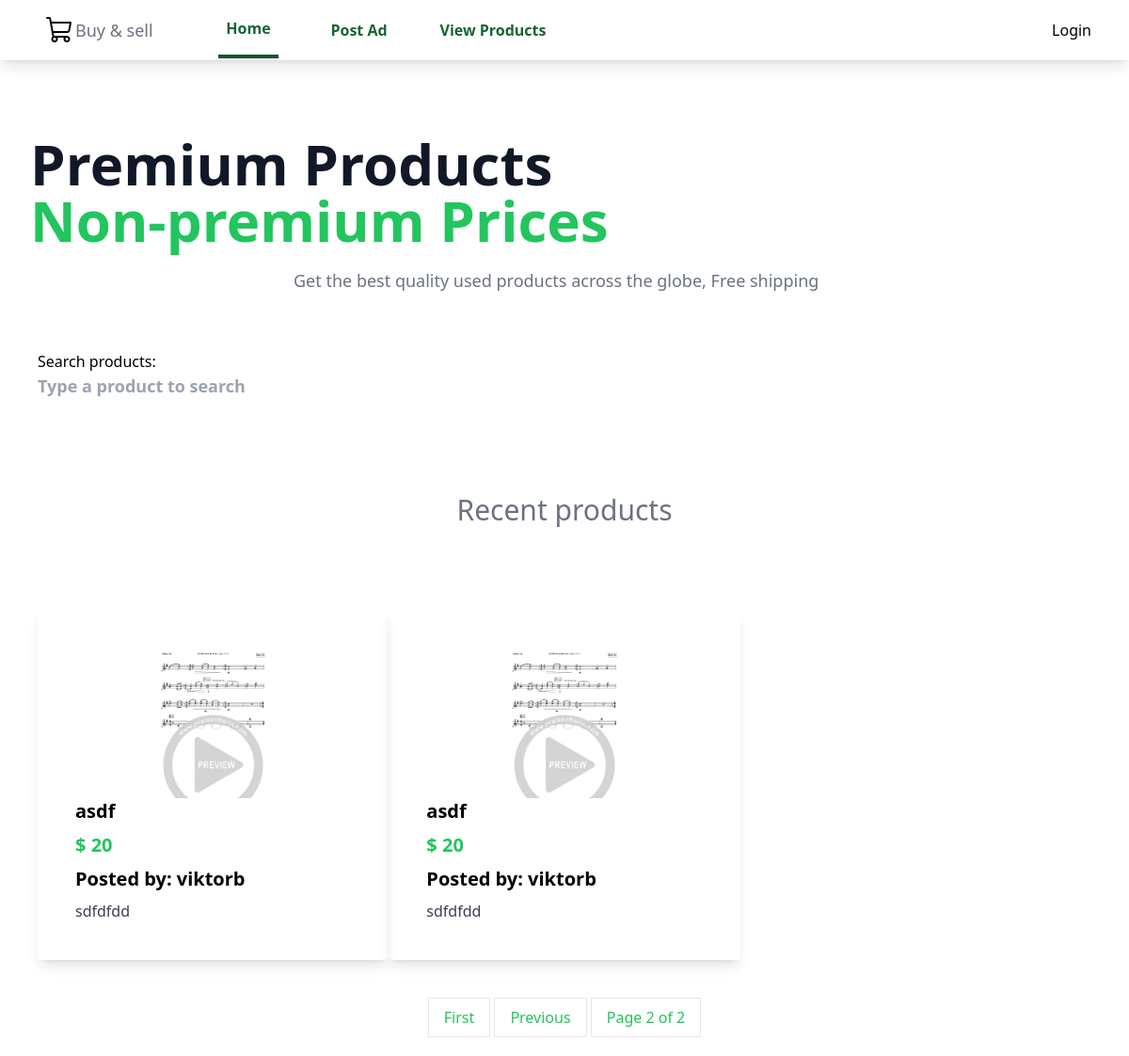
Before: /myapp/products/?page=2 with the older database file.
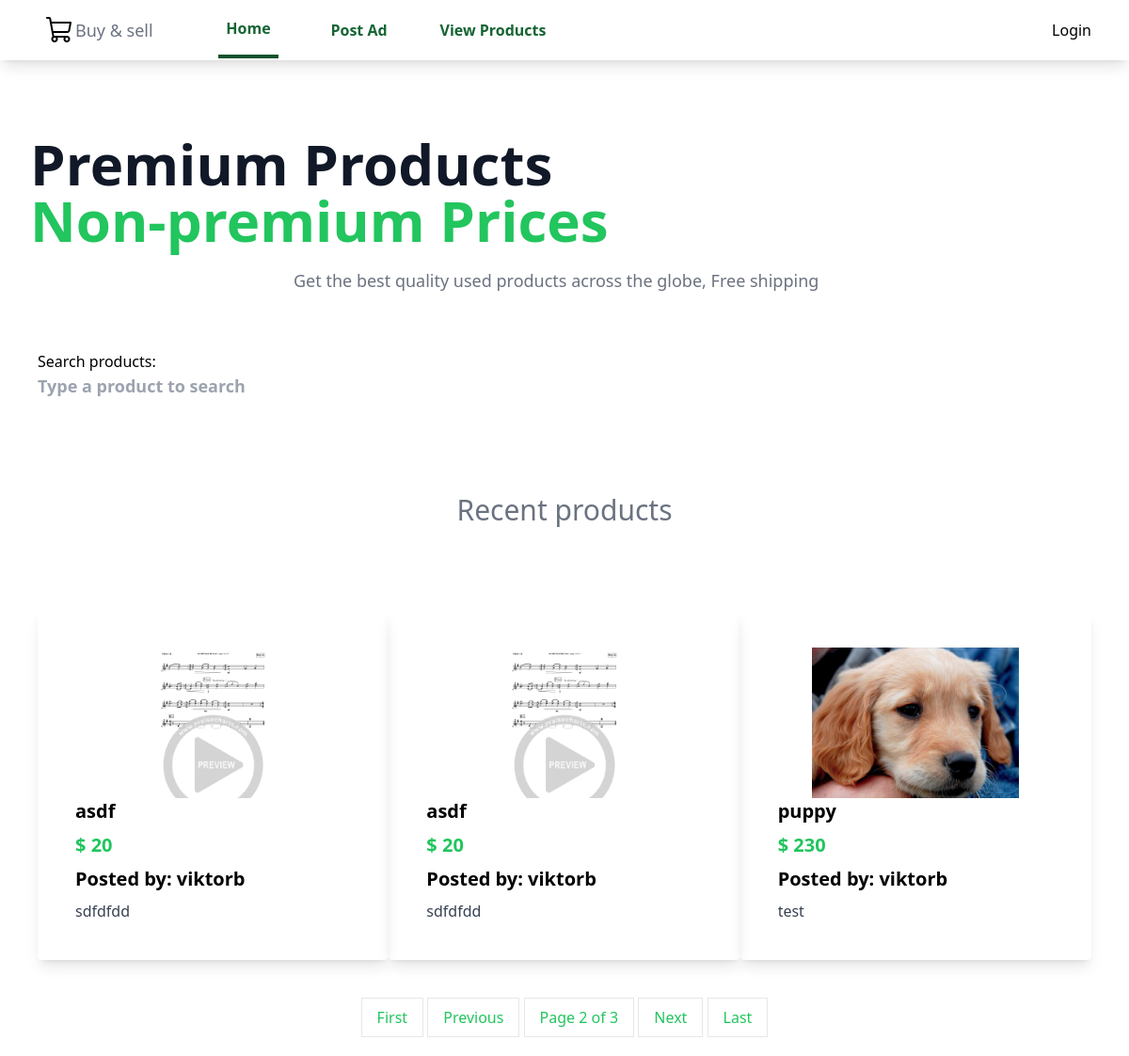
After: the same page with the newer database file.
### myapp/models.py (models this page shows, shortened)
class Product(models.Model):
    seller_name = models.ForeignKey(User, on_delete=models.CASCADE, default=1)
    name = models.CharField(max_length=100)
    price = models.IntegerField()
    desc = models.CharField(max_length=200)
    image = models.ImageField(blank=True, upload_to='images')

### myapp/views.py (the view)
# urls.py: path('products/', views.products, name="products"),
def products(request):
    products = Product.objects.all()
    product_name = request.GET.get('product_name')
    if product_name:
        page_obj = products.filter(name__icontains=product_name)
    else:
        page_obj = products
    paginator = Paginator(page_obj, 3)
    page_number = request.GET.get('page')
    page_obj = paginator.get_page(page_number)
    context = {
        'products': page_obj,
        'page_obj': page_obj
    }
    return render(request, "myapp/index.html", context)

### myapp/templates/myapp/index.html
{% extends 'myapp/base.html' %}
{% load static %}
{% block content %}
    <main class="mt-10 mx-auto max-w-7xl px-4 sm:st-12 sm:px-5 md:mt-16 lg:mt-20 lg:px-8 xl:mt-28">
        <div class="sm:text-center lg:text-left">
            <h1 class="text-4xl font-extrabold text-gray-900 sm:text-5xl md:text-6xl">
                <span class="block xl:inline">Premium Products</span>
                <span class="block text-green-500 xl:inline">Non-premium Prices</span>
            </h1>
            <p class="mt-3 text-base text-gray-500 sm:mt-5 sm:text-lg sm:max-w-xl sm:mx-auto">
                Get the best quality used products across the globe, Free shipping
            </p>
        </div>
    </main>
    <div class="mt-5 p-10 justify-center">
        <h2>Search products:</h2>
        <form method="get">
            <input class="font-bold text-lg text-gray-700"
                   name="product_name"
                   id="product_name"
                   placeholder="Type a product to search"
                   type="text"/>
        </form>
    </div>
    <div class="flex mt-5 p-10 justify-center">
        <h2 class="text-3xl font-normal mt-0 mb-2 text-gray-500">Recent products</h2>
    </div>
    <div class="p-10 grid grid-cols-1 sm:grid-cols-1 md:grid-cols-3 xl:grid-cols-3 lg:grid-cols-3">
        {% for product in products %}
            <a href="{% url 'myapp:product_detail' product.id %}">
                <div class="rounded overflow-hidden shadow-lg h-50 p-10">
                    {% if product.image %}<img class="h-40 w-auto mx-auto" src="{{ product.image.url }}" alt=""/>{% endif %}
                    <div>
                        <div class="font-bold text-xl mb-2">{{ product.name }}</div>
                        <div class="font-semibold text-xl text-green-500 mb-2">$ {{ product.price }}</div>
                        <div class="font-semibold text-xl mb-2">Posted by: {{ product.seller_name }}</div>
                        <p class="text-gray-700">{{ product.desc }}</p>
                    </div>
                </div>
            </a>
        {% endfor %}
    </div>
    <div class="pagination flex justify-center item-center mb-5">
        <span>
            {% if page_obj.has_previous %}
                <a class="border py-2 px-4 items-center inline-flex relative text-green-500 z-10"
                   href="?page=1">First</a>
                <a class="border py-2 px-4 items-center inline-flex relative text-green-500 z-10"
                   href="?page={{ page_obj.previous_page_number }}">Previous</a>
            {% endif %}
            <span class="border py-2 px-4 items-center inline-flex relative text-green-500 z-10">Page {{ page_obj.number }} of {{ page_obj.paginator.num_pages }}</span>
            {% if page_obj.has_next %}
                <a class="border py-2 px-4 items-center inline-flex relative text-green-500 z-10"
                   href="?page={{ page_obj.next_page_number }}">Next</a>
                <a class="border py-2 px-4 items-center inline-flex relative text-green-500 z-10"
                   href="?page={{ page_obj.paginator.num_pages }}">Last</a>
            {% endif %}
        </span>
    </div>
{% endblock %}

### myapp/templates/myapp/base.html (shortened to what this page needs)
{% load static %}
<!DOCTYPE html>
<html lang="en">
    <head>
        <link rel="stylesheet" href="{% static 'myapp/output.css' %}" />
    </head>
    <body>
        <nav class="bg-white shadow-lg">
            <div class="flex flex-row items-center justify-between max-w-6xl mx-auto px-4">
                <div class="flex justify-between">
                    <div class="flex space-x-8 items-center">
                        <a href="#" class="flex items-center px-2 py-4 w-60">
                            <img class="h-8 w-8" src="{% static 'myapp/images/shopping.png' %}" alt="" />
                            <span class="text-lg text-gray-500">Buy & sell</span>
                        </a>
                        <div class="flex justify-between items-center text-green-800 font-semibold w-full">
                            <a href="{% url 'myapp:products' %}"
                               class="text-green-800 font-semibold border-b-4 border-green-900 py-4 px-2">Home</a>
                            <a href="{% url 'myapp:add_product' %}"
                               class="text-green-800 font-semibold px-4">Post Ad</a>
                            <a href="{% url 'myapp:products' %}"
                               class="text-green-800 font-semibold">View Products</a>
                        </div>
                    </div>
                </div>
                <div>
                    {% if user.is_authenticated %}
                        <a href="{% url 'users:logout' %}">Logout</a>
                        <a href="{% url 'users:profile' %}">Profile</a>
                    {% else %}
                        <a href="{% url 'users:login' %}">Login</a>
                    {% endif %}
                </div>
            </div>
        </nav>
        {% block content %}{% endblock %}
    </body>
</html>

Changed rows visible on the page:
added Product: image (picture), name "puppy", price "230", seller_name "viktorb", desc "test"
Other visible differences:
{{ page_obj.paginator.num_pages }}: "2" → "3"
text now shown: "Next Last"
